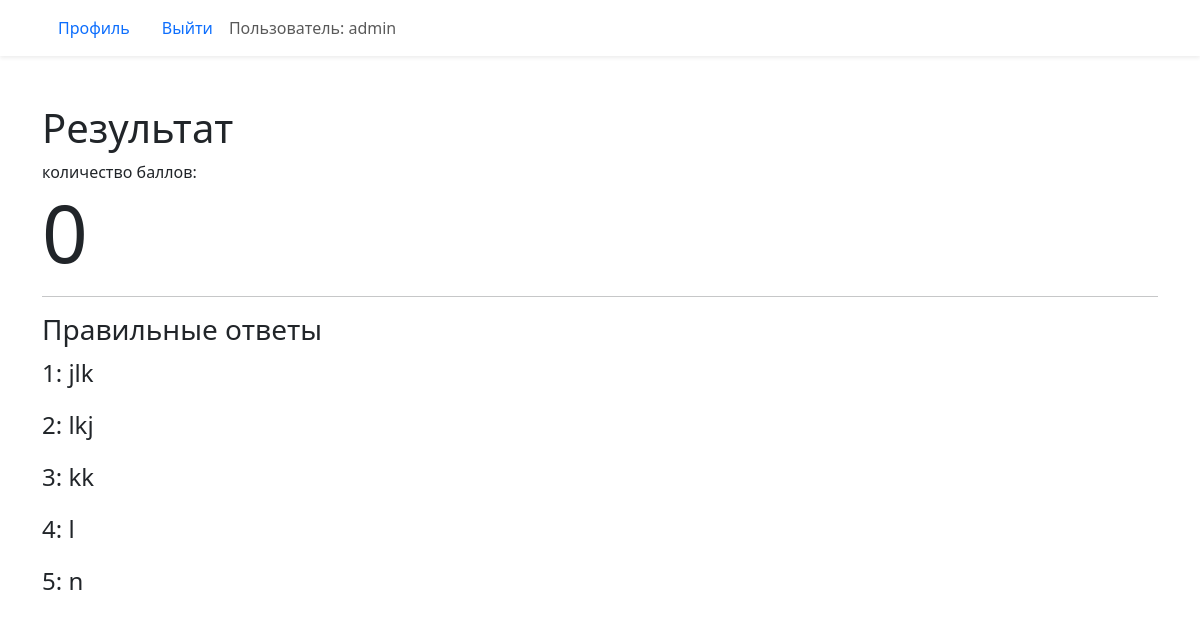
/quiz/result/6 (signed in), run on the app's committed database.
### main/models.py (models this page shows, shortened)
class Quiz(models.Model):
    is_active = models.BooleanField(default=True)
    title = models.CharField(max_length=255, verbose_name="Название")
    user = models.ForeignKey(
        User,
        on_delete=models.CASCADE,
        related_name="quizzes",
        null=True,
    )
    score = models.IntegerField(default=0)
    question_1 = models.CharField(max_length=255, verbose_name="Вопрос1")
    answer1_1 = models.CharField(max_length=255, verbose_name="Ответ 1_1")
    answer1_2 = models.CharField(max_length=255, verbose_name="Ответ 1_2")
    answer1_3 = models.CharField(max_length=255, verbose_name="Ответ 1_3")
    answer1_4 = models.CharField(max_length=255, verbose_name="Ответ 1_4")
    correct_answer1 = models.CharField(
        max_length=255, verbose_name="Правильный ответ 1"
    )
    question_2 = models.CharField(max_length=255, verbose_name="Вопрос 2")
    answer2_1 = models.CharField(max_length=255, verbose_name="Ответ 2_1")
    answer2_2 = models.CharField(max_length=255, verbose_name="Ответ 2_2")
    answer2_3 = models.CharField(max_length=255, verbose_name="Ответ 2_3")
    answer2_4 = models.CharField(max_length=255, verbose_name="Ответ 2_4")
    correct_answer2 = models.CharField(
        max_length=255, verbose_name="Правильный ответ 2"
    )
    question_3 = models.CharField(max_length=255, verbose_name="Вопрос 3")
    answer3_1 = models.CharField(max_length=255, verbose_name="Ответ 3_1")
    answer3_2 = models.CharField(max_length=255, verbose_name="Ответ 3_2")
    answer3_3 = models.CharField(max_length=255, verbose_name="Ответ 3_3")
    answer3_4 = models.CharField(max_length=255, verbose_name="Ответ 3_4")
    correct_answer3 = models.CharField(
        max_length=255, verbose_name="Правильный ответ 3"
    )
    question_4 = models.CharField(max_length=255, verbose_name="Вопрос 4")
    answer4_1 = models.CharField(max_length=255, verbose_name="Ответ 4_1")
    answer4_2 = models.CharField(max_length=255, verbose_name="Ответ 4_2")
    answer4_3 = models.CharField(max_length=255, verbose_name="Ответ 4_3")
    answer4_4 = models.CharField(max_length=255, verbose_name="Ответ 4_4")
    correct_answer4 = models.CharField(
        max_length=255, verbose_name="Правильный ответ 4"
    )
    question_5 = models.CharField(max_length=255, verbose_name="Вопрос 5")
    answer5_1 = models.CharField(max_length=255, verbose_name="Ответ 5_1")
    answer5_2 = models.CharField(max_length=255, verbose_name="Ответ 5_2")
    answer5_3 = models.CharField(max_length=255, verbose_name="Ответ 5_3")
    answer5_4 = models.CharField(max_length=255, verbose_name="Ответ 5_4")
    correct_answer5 = models.CharField(
        max_length=255, verbose_name="Правильный ответ 5"
    )

### main/views.py (the view)
# urls.py: path("quiz/result/<int:pk>", quiz_result, name="quiz_result"),
def quiz_result(request, pk):
    quiz = Quiz.objects.get(pk=pk)
    answers = []
    score = 0
    correct = []
    for i in range(1, 6):
        answer = request.POST.get(f"question_{i}")
        answers.append(answer)
    if not answers:
        score = 0
    else:
        correct.append(quiz.correct_answer1)
        correct.append(quiz.correct_answer2)
        correct.append(quiz.correct_answer3)
        correct.append(quiz.correct_answer4)
        correct.append(quiz.correct_answer5)
        if quiz.correct_answer1 == answers[0]:
            score += 1
        if quiz.correct_answer2 == answers[1]:
            score += 1
        if quiz.correct_answer3 == answers[2]:
            score += 1
        if quiz.correct_answer4 == answers[3]:
            score += 1
        if quiz.correct_answer5 == answers[4]:
            score += 1
    quiz.score = score
    quiz.save()
    return render(
        request,
        "main/quiz_result.html",
        {
            "correct_answers": score,
            "answers": correct,
        },
    )

### templates/main/quiz_result.html
{% extends 'base.html' %}
{% block content %}
<h1>Результат</h1>
  <div class="row">
    <div class="col-3">
      количество баллов:
      <div class="display-1">{{ correct_answers }}</div>
    </div>
  </div>
  <div>
    <hr>
    <h3>Правильные ответы</h3>
    {% for answer in answers %}
      <p style="font-size: 24px;">{{ forloop.counter }}: {{answer}}</p>
    {% endfor %}
  </div>
{% endblock content %}

### templates/base.html (shortened to what this page needs)
<!DOCTYPE html>
<html lang="ru">
  <head>
    <link href="https://cdn.jsdelivr.net/npm/bootstrap@5.0.1/dist/css/bootstrap.min.css" rel="stylesheet"
>
    {% load django_bootstrap5 %}
    {% bootstrap_css %}
  </head>
  <body>
<header>
  <nav class="navbar shadow-sm">
    <div class="container">
      {% with request.resolver_match.view_name as view_name %}
        <ul class="nav nav-pills">
          {% if user.is_authenticated %}
            <li class="nav-item">
              <a class="nav-link{% if view_name == 'main:index' %} active {% endif %}"
              href="{% url 'main:index' %}">Профиль</a>
            </li>
            <li class="nav-item">
              <a class="nav-link" href="{% url 'logout' %}">Выйти</a>
            </li>
            <span class="navbar-text">Пользователь: {{ user.username }}<b></b></span>
          {% endif %}
        </ul>
      {% endwith %}
    </div>
  </nav>
</header>
    <div class="container pt-5">
      {% block content %}{% endblock %}
    </div>
  </body>
</html>

### data on the page
Quiz: answers "jlk" "lkj" "kk"

### other printed values
{{ user.username }} "admin"
{{ correct_answers }} "0"
{{ answer }} "l" "n"
